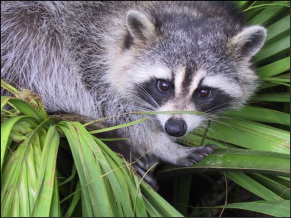
#> input picture 02_NumpyMatplotlib/racoon.png, 291 x 218 px
$ jupyter execute 02_NumPyMatplotlib.ipynb   (shell and % lines are left out)
#> lines starting #> are read from the running program, lines starting #| are printed output that depends on the picture
# 02 - NumPy and Matplotlib

*KI-basierte Datenanalyse*, HFT Stuttgart, 2024 Summer Term, Michael Mommert (michael.mommert@hft-stuttgart.de)

This Notebook provides an introduction into NumPy and Matplotlib. This Notebook is based on material published in the book ["Python for Scientists", 3rd edition, James M. Stewart & Michael Mommert, Cambridge University Press](https://www.cambridge.org/us/universitypress/subjects/mathematics/computational-science/python-scientists-3rd-edition).

Before we start, we have to install a few packages (Binder only):

# NumPy

NumPy is Python's library for numerical math. Before we can use NumPy functionality, we have to import it.

We use the default way to import NumPy:

[cell 1]
import numpy as np

## Arrays

Arrays are NumPy's workhorse. They are basically lists on steroids.

Let's see what this means by doing a little experiment. We create a large list (and an array from the same list). Then we increment each element in the list and the array and measure the time it takes for this process (we use `%%timeit` cell magic for this measurement). Let's compare:

[cell 2]
l = list(range(10000000))
l2 = []
a = np.array(l)

[cell 3]
for i in l:
    l2.append(i+1)

[cell 4]
a2 = a+1

Wow, using NumPy is way faster! Why is that? NumPy uses math libraries on your computer that are implemented in C. What happens is that you write code in Python, but under the hood, the code is executed in C, making it much faster!

The bottom line is: for math-heavy or data-heavy use cases, you should always try to use NumPy functionality. So let's learn how to use arrays.

### One-dimensional arrays

We can create an array from a list:

[cell 5]
l = [1, 2, 3.0]
x = np.array(l)
x

While lists can consist of elements of different data types, all elements of the same array must have the same data type. To enforce this, arrays actually have a data type:

[cell 6]
x.dtype

This allows us to easily convert an array of float values into an array of integers:

[cell 7]
x.astype(int)

Arrays also have a number of other useful attributes:

[cell 8]
print(x.ndim)  # number of dimensions
print(x.size)  # size of the array
print(x.shape)  # shape of the array

And arrays have useful methods:

[cell 9]
x = np.linspace(0, 10, 11)
print(x.mean())     # mean of array
print(x.max())      # max of array
print(x.argmax())   # index of max element
print(x.clip(2, 6)) # clip array values to range [2,6]

Slicing and indexing work on arrays just as on lists:

[cell 10]
x[2:5], x[0]

`np.linspace()` is a convenience function that creates an array of evenly spaced numbers:

[cell 11]
np.linspace(0, 1, 10)

the `endpoint` option makes the stop value exclusive:

[cell 12]
np.linspace(0, 1, 10, endpoint=False)

A different way to create a linearly spaced array is `np.arange()`:

[cell 13]
np.arange(1, 10, 1)

There are also convenience functions to create arrays full of zeros or ones:

[cell 14]
print(np.zeros(5, dtype=float))
print(np.ones(5))

### Basic array arithmetic

NumPy supports basic array arithmetic:

[cell 15]
a = np.linspace(0, 1, 5)
c = np.linspace(1, 3, 5)
print(a+c)
print(a*c)
print(a/c)

Note how these arithmetic operations are defined element-wise between the elements of two (or more) arrays of the same shape. In the same way, arithmetic operations are defined between arrays and scalar values:

[cell 16]
a = np.linspace(0, 1, 5)
print(a*2)
print(a**2)
print(a/2)

Here, the operation is defined between the scalar and each element of the array.

Arithmetic operations are also allowed between arrays of different shapes. The method behind this is called broadcasting. Let's look at an example:

[cell 17]
a = np.array([[1, 2, 3], [4, 5, 6]])
c = np.array([1, 2, 3])
print(a+c)
print(a*c)
print(a/c)

The broadcasting rule is as follows:

Each dimension is checked for compatibility, starting from the far-right one. Two dimensions are compatible if they are (1) equal or (2) if one of them is one. In the latter case, the smaller array is reshaped by repeating the pattern to match that dimension.

This sounds rather complicated, but you will get a feeling for it when playing with broadcasting.

### Two (and more)-dimensional arrays

Arrays can have any dimensionality you like. Two (and more)-dimensional arrays work the exact same way as one-dimensional arrays.

We can generate a two-dimensional array from a nested list:

[cell 18]
x = np.array([[0, 1, 2, 3], [4, 5, 6, 7], [8, 9, 10, 11]])
x

What is the shape of `x`?

[cell 19]
x.shape

With the same method, we can also create higher dimensional arrays:

[cell 20]
im = np.array([[[1, 0, 0], [1, 1, 0]],
               [[1, 0, 1], [0, 0, 1]]])
im.shape

Indexing and slicing works the exact same way as for one-dimensional arrays:

[cell 21]
print(x[2])     # 3rd row
print(x[:,1])   # 2nd column
print(x[2][1])  # specific element
print(x[2,1])   # specific element

Note that NumPy uses matrix notation: the order of the indexing is row first, column second (as opposed to x, y).

Of course, we can use the same constructors that exist for one-dimensional arrays:

[cell 22]
np.zeros((3, 3, 3))

### Array manipulations

We can `reshape()` a one-dimensional list into a multi-dimensional array:

[cell 23]
np.reshape(range(6), (2,3))

naturally, this also works with more efficient ways to generate arrays:

[cell 24]
np.reshape(np.linspace(0, 1.0, 9), (3, 3))

Of course, the original list or array must have a shape that is compatible with the output shape; if this is not the case, it will result in a `ValueError`.

The reshape() method also allows for a wildcard symbol (`-1`), which will figure out itself the length along one dimension:

[cell 25]
np.reshape(np.arange(12), (-1, 3))

We can `concatenate()` arrays if their shapes are compatible:

[cell 26]
np.concatenate(([0, 1, 2], [3, 4], [5, 6, 7, 8], [9]))

this also works for multi-dimensional arrays and a given axis if the shapes are compatible:

[cell 27]
np.concatenate([[[1, 2, 3], [6, 7, 8]], [[4, 5], [9, 10]]], axis=1)

we can `stack()` arrays:

[cell 28]
np.stack([[[0, 1], [2, 3]], [[4, 5], [6, 7]], [[8, 9], [10, 11]]], axis=0)

if compatible, we can stack along a different axis:

[cell 29]
np.stack([[[0, 1], [2, 3]], [[4, 5], [6, 7]], [[8, 9], [10, 11]]], axis=1)

... and yet another axis:

[cell 30]
np.stack([[[0, 1], [2, 3]], [[4, 5], [6, 7]], [[8, 9], [10, 11]]], axis=2)

## Working with arrays

### Mathematical functions and operators

NumPy provides a wide range of mathematical functions and operators. These are called `ufunc`s as they can be applied to scalar values and arrays alike (in the case of arrays, they always work element-wise). We apply a simple ufunc to a scalar value:

[cell 31]
np.sqrt(9)

we apply a simple ufunc to an array:

[cell 32]
np.sqrt(np.arange(5))

### Sums and products

we can compute the overall `sum()` and we can sum along specific axes:

[cell 33]
a = [[1, 2], [3, 4]]
print('sum over all elements:', np.sum(a))
print('sum over rows:', np.sum(a, axis=0))
print('sum over columns:', np.sum(a, axis=1))

### Advanced array indexing

We can test for conditions in arrays, e.g., whether elements of the array are greater than 3:

[cell 34]
x = np.linspace(1, 5, 5)
x > 3

As you can see, the output is an array of Boolean values, indicating the outcome of the comparison for each element of the array. This is called a logical array.

We can use logical arrays for indexing:

[cell 35]
x[(x>1) & (x<4)]

### Sorting and searching

we can `sort()` arrays:

[cell 36]
x = np.array([4, 1, 7, 2, 9, 3])
np.sort(x)

we can retrieve a sorted index order with `argsort()`:

[cell 37]
z = np.argsort(x)
print('indices:', z)
print('ordered array:', x[z])

## Random numbers

we can generate random numbers with a random number generator (rng, results may vary):

[cell 38]
from numpy.random import default_rng

rng = default_rng()
rng.random()

we can generate arrays of random numbers (between 0 and excluding 1, results may vary):

[cell 39]
rng.random(3)

and, of course, we can generate multi-dimensional arrays of random numbers (results may vary):

[cell 40]
rng.random((3, 3))

we can scale the random numbers to a different range easily (results may vary):

[cell 41]
5 + rng.random(3)*15

we can also generate a random array of integers (results may vary):

[cell 42]
rng.integers(low=10, high=100, size=(3,3))

we can generate an array of normally distributed random numbers (results may vary):

[cell 43]
rng.normal(loc=5, scale=1, size=10)

we can set a seed value of a random number generator:

[cell 44]
rng_seeded = default_rng(42)

now, it will generate random numbers always in the same order:

[cell 45]
rng_seeded.random(3)

this also applies when generating random numbers, one at a time:

[cell 46]
rng_seeded = default_rng(42)

for i in range(3):
    print(rng_seeded.random())

## Simple statistics

we derive the `max()` element of an array:

[cell 47]
x = np.array([[5,4,1], [7,3,2]])
np.max(x)

we can do the same along individual axes:

[cell 48]
print('axis=0:', np.max(x, axis=0))
print('axis=1:', np.max(x, axis=1))

we can also compute the `average()` of an array:

[cell 49]
x = [3.1, 2.7, 2.5, 3.1, 2.9]
xerr = np.array([0.05, 0.15, 0.6, 0.1, 0.05])
print('unweighted:', np.average(x))
print('weighted:', np.average(x, weights=1/xerr**2))

we can compute a `histogram()` (results may vary):

[cell 50]
x = np.random.normal(size=100)
hist, bins = np.histogram(x, 10)
print('hist:', hist)
print('bins:', bins)

we can also define the bin edges manually (results may vary):

[cell 51]
hist, bins = np.histogram(x, [-3, -1, 0, 1, 3])
print('hist:', hist)
print('bins:', bins)

instead of returning a frequency, we can force `histogram()` to compute a density (results may vary):

[cell 52]
hist, bins = np.histogram(x, [-3, -1, 0, 1, 3], density=True)
print('hist:', hist)
print('sum over hist:', np.sum(hist*(bins[1:]-bins[:-1])))

we can also `correlate()` two arrays:

[cell 53]
np.correlate([1, 2, 3], [4, 5, 6])

and we can compute the Pearson product-moment correlation coefficients:

[cell 54]
np.corrcoef([1, 2, 3], [4, 5, 6])

and we can compute the covariance matrix between two arrays:

[cell 55]
np.cov([1, 2, 3], [4, 5, 6])

# Matplotlib

Matplotlib is Python's plotting library. We will introduce some basic concepts and plotting methods.

[cell 56]
import matplotlib.pyplot as plt

## A simple figure

We create a simple figure that plots the function $sin(x) + sin(3x)/3$:

[cell 57]
x = np.linspace(-np.pi, np.pi, 101)  # create some x values
y = np.sin(x) + np.sin(3*x)/3.0      # compute function values for all x

plt.plot(x, y)               # plot the line
plt.xlabel('x')              # put a label on the x-axis
plt.ylabel('y')              # put a label on the y-axis
plt.title('A simple plot')   # put a title on the plot
#> figure, not shown here; curve peaks at x = 0.817, y = 0.941

That was easy. The actual plotting function only takes a single line of code.

Note that Matplotlib plots values, not functions: you always have to provide a set of x and y coordinates to the plotting routine. If you would like to plot a function, you first have to generate x and y values (as shown above).

If you are only interested in plotting very simple plots like the one shown above, we can stop here. If you would like to learn how to customize your plots and how to plot more complex things than just a line, please read on.

## Object-orientied Matplotlib

Matplotlib provides an object-oriented approach, which we will introduce in the following. The formalism that we used above (`plt.plot()`) is actually just a wrapped around this object-oriented approach.

Let's start by creating a Figure with two Axes objects:

[cell 58]
fig, ax = plt.subplots(1, 2)

A Figure is like the frame of your plot. Everything you would like to include in your plot (even separate panels), must be part of a Figure.

An Axes object is the canvas on which you can plot, draw and write. You can think of each panel of a composite plot as its own Axes object.

In this specific case, we created two Axes objects:

[cell 59]
ax.shape

We can now recreate the same plot from above in an object-oriented way:

[cell 60]
fig, ax = plt.subplots()
ax.plot(x, y)
ax.set_xlabel('x')
ax.set_ylabel('y')
ax.set_title('A simple plot')

## Customizing plots

Now that we introduced object-oriented plotting, you will learn how to customize you plot. There are myriads of ways to do so.

### Axis range and scaling

We can easily set the range on the x-axis:

[cell 61]
fig, ax = plt.subplots()
ax.plot(x, y)
ax.set_xlabel('x')
ax.set_ylabel('y')
ax.set_title('A simple plot')

ax.set_xlim(-2, 2)
#> figure, not shown here; curve peaks at x = 0.817, y = 0.941

We can also use a logarithmic scaling for the y-axis:

[cell 62]
fig, ax = plt.subplots()
ax.plot(x, y)
ax.set_xlabel('x')
ax.set_ylabel('y')
ax.set_title('A simple plot')

ax.set_yscale('log')
#> figure, not shown here; curve peaks at x = 0.817, y = 0.941

(of course, both methods also apply to the opposite axis)

### Ticks

We can customize ticks and tick labels:

[cell 63]
months = [1, 4, 7, 9, 10, 12]
temp = [-3, 12, 23, 19, 8, 2]

fig, ax = plt.subplots()
ax.plot(months, temp)
ax.set_xticks(months)
ax.set_xticklabels(['Jan', 'Apr', 'Jul', 'Sep', 'Oct', 'Dec'])
ax.set_xlabel('Month')
ax.set_ylabel('Temperature (C)')

### Legend

Labeling different curves in a plot provides better readibility:

[cell 64]
fig, ax = plt.subplots()
ax.plot(x, y, label='first dataset')
ax.plot(x, y+1, label='second dataset')
ax.set_xlabel('x')
ax.set_ylabel('y')
fig.legend(loc='upper left')
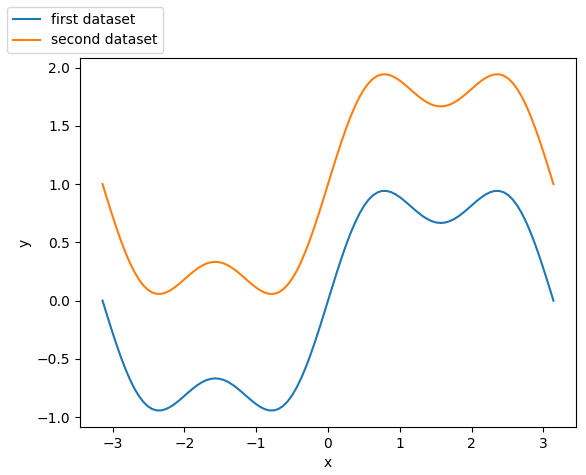
#> figure drawn by matplotlib, 1 panel; curve peaks at x = 0.817, y = 0.941; curve peaks at x = 0.817, y = 1.94

### Transparency

We can also use transparency to create semi-transparent lines or symbols:

[cell 65]
fig, ax = plt.subplots()
ax.scatter(np.random.rand(300), np.random.rand(300), alpha=0.2)

### Text and annotations

We can also add text into our plot:

[cell 66]
fig, ax = plt.subplots()
ax.plot(x, y)
ax.set_xlabel('x')
ax.set_ylabel('y')
ax.set_title('A simple plot')

ax.text(0.5, -0.5, 'this is a large\ntext label', fontsize=18)
#> figure, not shown here; curve peaks at x = 0.817, y = 0.941

... and annotate positions with arrows:

[cell 67]
x = np.linspace(0, 2, 101)
y = (x-1)**3 + 1

fig, ax = plt.subplots()
ax.plot(x, y)
ax.text(1.25, 1.75, r'$f(x)=(x-1)^3+1$')
ax.annotate('point of inflection at x=1', xy=(1,1),
               xytext=(0.8,0.5), horizontalalignment='center',
               arrowprops=dict(facecolor='black',width=1, shrink=0.05))
#> figure, not shown here; curve peaks at x = 2, y = 2

### Color maps and color bars

Matplotlib provides a range of colors and colormaps. Colormaps are used to encode additional information into the color of your symbols:

[cell 68]
x = np.linspace(-3, 3, 101)
y = x**3
r = np.sqrt(x**2 + y**2)  # Euclidean distance

fig, ax = plt.subplots()
ax.scatter(x, y, c=r)
ax.set_xlabel('x')
ax.set_ylabel('y')

Here we have a more complex example involving a 3d surface and plotting a colorbar:

[cell 69]
xx, yy = np.mgrid[-2:2:101j, -2:2:101j]
zz = np.exp(-2*xx**2-yy**2)*np.cos(2*xx)*np.cos(3*yy)

fig, ax = plt.subplots(subplot_kw={'projection':'3d'})
surf = ax.plot_surface(xx, yy, zz, cmap=plt.get_cmap('viridis'), linewidth=0)
cbar = plt.colorbar(surf, label='Height')
ax.set_xlim3d(-2.0, 2.0)
ax.set_ylim3d(-2.0, 2.0)
ax.set_zlim3d(-0.5, 1.0)
ax.set_xlabel('x')
ax.set_ylabel('y')
ax.set_zlabel('z')
ax.elev, ax.azim = 10, 30

## Cartesian plots

Many common plots can be plotted in cartesian coordinates. We showcase a selection here:

### Line plots

we create some data:

[cell 70]
x = np.linspace(0, 10, 100)
y = np.sin(x)
z = np.cos(x)

we plot both `y` and `z` on the same axis:

[cell 71]
f, ax = plt.subplots()
ax.plot(x, y)
ax.plot(x, z)
#> figure, not shown here; curve peaks at x = 7.88, y = 1; curve peaks at x = 0, y = 1

we can define line colors:

[cell 72]
f, ax = plt.subplots()
ax.plot(x, y, color='red')
ax.plot(x, z, color='green')
#> figure, not shown here; curve peaks at x = 7.88, y = 1; curve peaks at x = 0, y = 1

we can define line styles and line widths:

[cell 73]
f, ax = plt.subplots()
ax.plot(x, y, linestyle='dotted')
ax.plot(x, z, linewidth=10)
#> figure, not shown here; curve peaks at x = 7.88, y = 1; curve peaks at x = 0, y = 1

we can combine different customizations:

[cell 74]
fig, ax = plt.subplots()
ax.plot(x, y, color='magenta', linestyle='dashdot', linewidth=4)
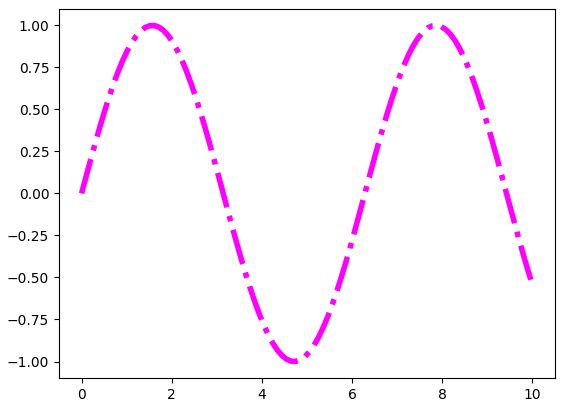
#> figure drawn by matplotlib, 1 panel; curve peaks at x = 7.88, y = 1

### Scatter plots

a simple scatter plot showing 3 clusters:

[cell 75]
np.random.seed(42)

fig, ax = plt.subplots()

for i in range(3):
    x = np.random.normal(loc=[3, 0, 1][i],
                         scale=[0.5, 1, 0.2][i], size=20)
    y = np.random.normal(loc=[2, 1, 3][i],
                         scale=[0.5, 1, 0.2][i], size=20)
    ax.scatter(x, y, marker=['o', 's', '^'][i], s=20,
               color=['black', 'grey', 'lightgrey'][i],
               label=i)
ax.set_xlabel('x')
ax.set_ylabel('y')
ax.legend(loc=4)
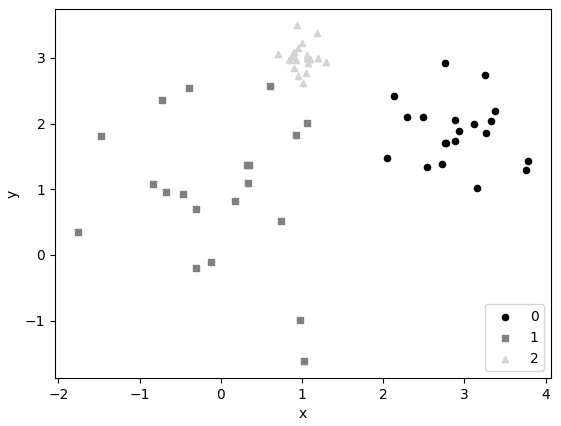
#> figure drawn by matplotlib, 1 panel

### Error bars

we can visualize errors or uncertainties with error bars:

[cell 76]
np.random.seed(42)
x = np.linspace(0, 4, 21)
y = np.exp(-x)
xe = 0.08*np.random.rand(len(x))
ye = 0.1*np.random.rand(len(y))

fig, ax = plt.subplots()
ax.errorbar(x, y, xerr=xe, yerr=ye, marker='o', capsize=2,
            color='black')
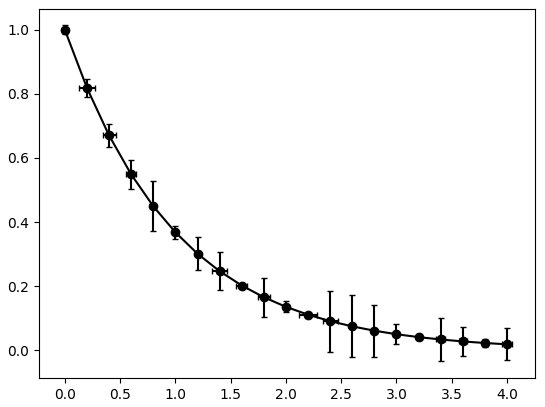
#> figure drawn by matplotlib, 1 panel; curve peaks at x = 0, y = 1; curve peaks at x = -0.03, y = 1; curve peaks at x = 0.03, y = 1

### Plotting filled areas

we can visualize the same errors or uncertainties also with filled areas:

[cell 77]
fig, ax = plt.subplots()
ax.fill_between(x, y+ye, y-ye, color='lightgrey')
ax.plot(x, y, color='black')
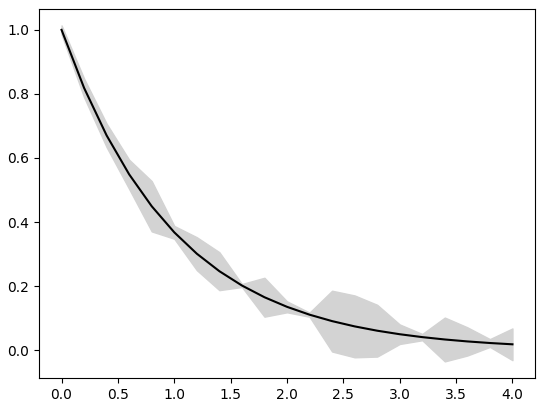
#> figure drawn by matplotlib, 1 panel; curve peaks at x = 0, y = 1

### Bar plots

we can create a stacked bar plot:

[cell 78]
np.random.seed(42)
x1 = np.random.normal(loc=0, scale=2, size=1000)
x2 = np.random.normal(loc=3, scale=1, size=2000)
hist1, bins = np.histogram(x1, bins=np.linspace(-5, 10, 16))
hist2, bins = np.histogram(x2, bins=np.linspace(-5, 10, 16))

fig, ax = plt.subplots()
ax.bar(bins[:-1], hist1, align='edge', width=0.8,
       color='black')
ax.bar(bins[:-1], hist2, bottom=hist1, align='edge',
       width=0.8, color='grey')
ax.set_xlabel('x')
ax.set_ylabel('Frequency')
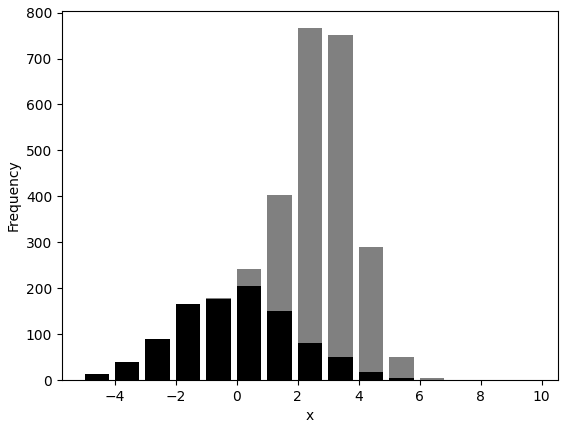
#> figure drawn by matplotlib, 1 panel; tallest bar 204 high, from x = 0 to 0.8; tallest bar 701 high, from x = 3 to 3.8

## Plotting images

We load an image from file (using the Python Image Library, Pillow) and look at its properties:

[cell 79]
from PIL import Image

im = np.array(Image.open('racoon.png').convert('RGB'))  # read file and convert to RGB
print(im.shape)
#| (218, 291, 3)
print(np.min(im), np.max(im))
#| 0 254

we use imshow to display the image:

[cell 80]
fig, ax = plt.subplots()
ax.imshow(im)

we extract the RGB values of a single pixel (mind the notation: image coordinates are provided in rows, columns):

[cell 81]
im[200, 100]
#> Out = [135, 175, 123]

You see that the green value for this pixel is very high. Where is it located?

We can extract individual color channels:

[cell 82]
r = im[:,:,0]
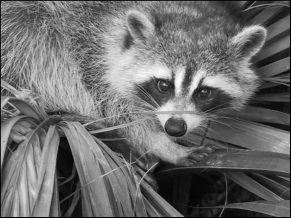
#> r: shape (218, 291); min 0, max 250, mean 108.6
g = im[:,:,1]
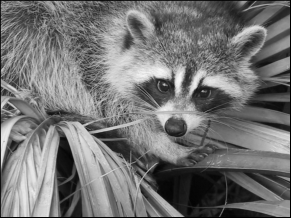
#> g: shape (218, 291); min 0, max 245, mean 115.6
b = im[:,:,2]
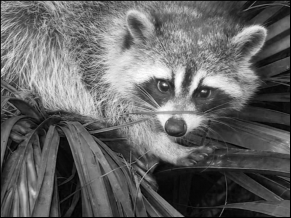
#> b: shape (218, 291); min 0, max 254, mean 100.1

we can combine individual channels into a RGB image:

[cell 83]
im2 = np.dstack([r, g, b])
im2.shape
#> Out = (218, 291, 3)

Let's plot the individual color channels:

[cell 84]
fig, ax = plt.subplots(3, 1)
ax[0].imshow(r, cmap='Greys_r')
ax[0].set_title('R')
ax[1].imshow(g, cmap='Greys_r')
ax[1].set_title('G')
ax[2].imshow(b, cmap='Greys_r')
ax[2].set_title('B')

## Compound figures

here we create a compound figure, consisting of 4 panels; note how each panel is addressed separately:

[cell 85]
t = np.linspace(0,5,101)
y1 = 1.0/(t+1.0)
y2 = np.exp(-t)
y3 = np.exp(-5*t**2)
y4 = np.exp(-0.5*t**3)

fig, ax = plt.subplots(2, 2, sharex=True, sharey=True)
# top left axes
ax[0, 0].plot(t, y1, color='grey')
ax[0, 0].set_ylabel(r'$f(t)$')
ax[0, 0].set_title(r'$1/(t+1)$', y=0.8)
# top right axes
ax[0, 1].plot(t, y2, color='grey')
ax[0, 1].set_title(r'$\exp(-t)$', y=0.8)
# bottom left axes
ax[1, 0].plot(t, y3, color='grey')
ax[1, 0].set_xlabel(r'$t$')
ax[1, 0].set_ylabel(r'$f(t)$')
ax[1, 0].set_title(r'$\exp(-5t^2)$', y=0.8)
# bottom right axes
ax[1, 1].plot(t, y4, color='grey')
ax[1, 1].set_xlabel(r'$t$')
ax[1, 1].set_title(r'$\exp(-0.5t^3)$', y=0.8)
fig.subplots_adjust(hspace=0.1, wspace=0.1)
fig.tight_layout()
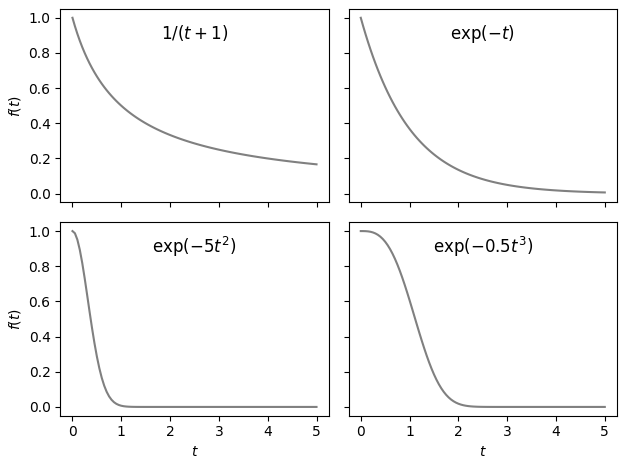
#> figure drawn by matplotlib, 4 panels; panel 3: curve peaks at x = 0, y = 1
